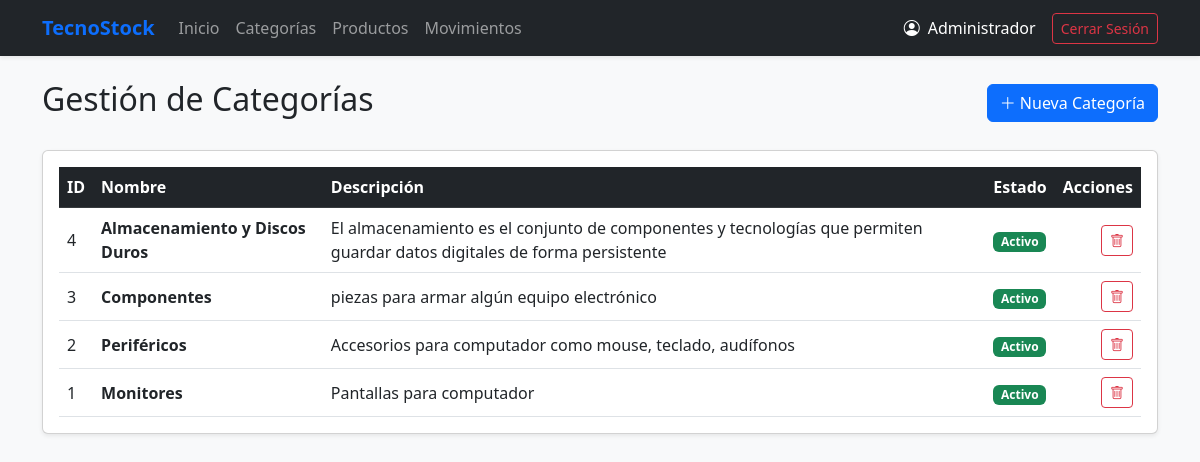
Screenshot of /categorias.php (signed in) with the database file from the repository.
### tables this page shows
CREATE TABLE `categoria` (
  `id_categoria` int(11) NOT NULL,
  `nombre` varchar(100) NOT NULL,
  `descripcion` text NOT NULL,
  `estado` tinyint(1) NOT NULL
);

### categorias.php (the view, shortened to what this page needs)
<?php
require_once 'Conexion.php';
include_once 'includes/header.php';
$esAdmin = isset($_SESSION['rol']) && $_SESSION['rol'] === 'admin';
$stmt = $pdo->query("SELECT * FROM categoria ORDER BY id_categoria DESC");
$categorias = $stmt->fetchAll(PDO::FETCH_ASSOC);
?>
<div class="d-flex justify-content-between align-items-center mb-4">
    <h2>Gestión de Categorías</h2>
    <?php if ($esAdmin): ?>
        <button type="button" class="btn btn-primary" data-bs-toggle="modal" data-bs-target="#modalCrear">
            <i class="bi bi-plus-lg"></i> Nueva Categoría
        </button>
    <?php endif; ?>
</div>
<div class="card shadow-sm">
    <div class="card-body">
        <table class="table table-hover align-middle mb-0">
            <thead class="table-dark">
                <tr>
                    <th>ID</th>
                    <th>Nombre</th>
                    <th>Descripción</th>
                    <th>Estado</th>
                    <th class="text-end">Acciones</th>
                </tr>
            </thead>
            <tbody>
                <?php if (empty($categorias)): ?>
                    <tr>
                        <td colspan="5" class="text-center text-muted">No hay categorías registradas.</td>
                    </tr>
                <?php else: ?>
                    <?php foreach ($categorias as $cat): ?>
                        <tr>
                            <td><?= $cat['id_categoria'] ?></td>
                            <td class="fw-bold"><?= htmlspecialchars($cat['nombre']) ?></td>
                            <td><?= htmlspecialchars($cat['descripcion']) ?></td>
                            <td>
                                <?php if ($cat['estado'] == 1): ?>
                                    <span class="badge bg-success">Activo</span>
                                <?php else: ?>
                                    <span class="badge bg-secondary">Inactivo</span>
                                <?php endif; ?>
                            </td>
                            <td class="text-end">
                                <?php if ($esAdmin): ?>
                                    <a href="categoria_eliminar.php?id=<?= $cat['id_categoria'] ?>" class="btn btn-sm btn-outline-danger" onclick="return confirm('¿Deseas eliminar esta categoría?');">
                                        <i class="bi bi-trash"></i>
                                    </a>
                                <?php else: ?>
                                    <span class="badge bg-light text-muted">Solo lectura</span>
                                <?php endif; ?>
                            </td>
                        </tr>
                    <?php endforeach; ?>
                <?php endif; ?>
            </tbody>
        </table>
    </div>
</div>
<?php include_once 'includes/footer.php'; ?>

### rows the page displays
categoria: id_categoria "4", nombre "Almacenamiento y Discos Duros", descripcion "El almacenamiento es el conjunto de componentes y tecnologías que permiten guardar datos digitales de forma persistente", estado "Activo"
categoria: id_categoria "3", nombre "Componentes", descripcion "piezas para armar algún equipo electrónico", estado "Activo"
categoria: id_categoria "2", nombre "Periféricos", descripcion "Accesorios para computador como mouse, teclado, audífonos", estado "Activo"
categoria: id_categoria "1", nombre "Monitores", descripcion "Pantallas para computador", estado "Activo"

### other values shown
$_SESSION['nombre_usuario'] "Administrador"
